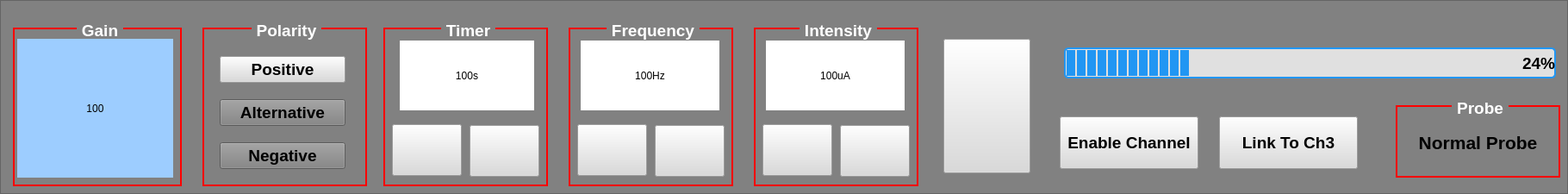
               <widget class="QFrame" name="frame_5">
                <property name="styleSheet">
                 <string notr="true">background-color: rgb(129, 129, 129);</string>
                </property>
                <property name="frameShape">
                 <enum>QFrame::StyledPanel</enum>
                </property>
                <property name="frameShadow">
                 <enum>QFrame::Raised</enum>
                </property>
                <widget class="QGroupBox" name="groupBox_22">
                 <property name="geometry">
                  <rect>
                   <x>235</x>
                   <y>20</y>
                   <width>191</width>
                   <height>196</height>
                  </rect>
                 </property>
                 <property name="font">
                  <font>
                   <family>Liberation Sans</family>
                   <pointsize>14</pointsize>
                   <weight>75</weight>
                   <bold>true</bold>
                  </font>
                 </property>
                 <property name="styleSheet">
                  <string notr="true">QGroupBox{
border: 2px solid red;
margin-top: 12px;
}

QGroupBox::title{
background-color: rgb(129, 129, 129);
color: rgb(255, 255, 255);
/*subcontrol-origin: top right;*/
subcontrol-position: top center;
padding: 0 3px 0 3px;
top: -8px;
}</string>
                 </property>
                 <property name="title">
                  <string>Polarity</string>
                 </property>
                 <property name="alignment">
                  <set>Qt::AlignCenter</set>
                 </property>
                 <widget class="QPushButton" name="pushButton_39">
                  <property name="geometry">
                   <rect>
                    <x>20</x>
                    <y>45</y>
                    <width>146</width>
                    <height>31</height>
                   </rect>
                  </property>
                  <property name="font">
                   <font>
                    <family>Liberation Sans</family>
                    <pointsize>14</pointsize>
                    <weight>75</weight>
                    <bold>true</bold>
                   </font>
                  </property>
                  <property name="focusPolicy">
                   <enum>Qt::NoFocus</enum>
                  </property>
                  <property name="styleSheet">
                   <string notr="true">background-color: rgb(218, 218, 218);</string>
                  </property>
                  <property name="text">
                   <string>Positive</string>
                  </property>
                 </widget>
                 <widget class="QPushButton" name="pushButton_40">
                  <property name="geometry">
                   <rect>
                    <x>20</x>
                    <y>95</y>
                    <width>146</width>
                    <height>31</height>
                   </rect>
                  </property>
                  <property name="font">
                   <font>
                    <family>Liberation Sans</family>
                    <pointsize>14</pointsize>
                    <weight>75</weight>
                    <bold>true</bold>
                   </font>
                  </property>
                  <property name="focusPolicy">
                   <enum>Qt::NoFocus</enum>
                  </property>
                  <property name="text">
                   <string>Alternative</string>
                  </property>
                 </widget>
                 <widget class="QPushButton" name="pushButton_41">
                  <property name="geometry">
                   <rect>
                    <x>20</x>
                    <y>145</y>
                    <width>146</width>
                    <height>31</height>
                   </rect>
                  </property>
                  <property name="font">
                   <font>
                    <family>Liberation Sans</family>
                    <pointsize>14</pointsize>
                    <weight>75</weight>
                    <bold>true</bold>
                   </font>
                  </property>
                  <property name="focusPolicy">
                   <enum>Qt::NoFocus</enum>
                  </property>
                  <property name="text">
                   <string>Negative</string>
                  </property>
                 </widget>
                </widget>
                <widget class="QGroupBox" name="groupBox_23">
                 <property name="geometry">
                  <rect>
                   <x>660</x>
                   <y>20</y>
                   <width>191</width>
                   <height>196</height>
                  </rect>
                 </property>
                 <property name="font">
                  <font>
                   <family>Liberation Sans</family>
                   <pointsize>14</pointsize>
                   <weight>75</weight>
                   <bold>true</bold>
                  </font>
                 </property>
                 <property name="styleSheet">
                  <string notr="true">QGroupBox{
border: 2px solid red;
margin-top: 12px;
}

QGroupBox::title{
background-color: rgb(129, 129, 129);
color: rgb(255, 255, 255);
/*subcontrol-origin: top right;*/
subcontrol-position: top center;
padding: 0 3px 0 3px;
top: -8px;
}</string>
                 </property>
                 <property name="title">
                  <string>Frequency</string>
                 </property>
                 <property name="alignment">
                  <set>Qt::AlignCenter</set>
                 </property>
                 <widget class="QLabel" name="ch1_gainLabel_16">
                  <property name="geometry">
                   <rect>
                    <x>14</x>
                    <y>27</y>
                    <width>161</width>
                    <height>81</height>
                   </rect>
                  </property>
                  <property name="minimumSize">
                   <size>
                    <width>130</width>
                    <height>80</height>
                   </size>
                  </property>
                  <property name="styleSheet">
                   <string notr="true">background-color: rgb(255, 255, 255);
font: 75 36pt &quot;Liberation Sans&quot;;</string>
                  </property>
                  <property name="text">
                   <string>100Hz</string>
                  </property>
                  <property name="alignment">
                   <set>Qt::AlignCenter</set>
                  </property>
                 </widget>
                 <widget class="QPushButton" name="pushButton_42">
                  <property name="geometry">
                   <rect>
                    <x>10</x>
                    <y>124</y>
                    <width>81</width>
                    <height>60</height>
                   </rect>
                  </property>
                  <property name="minimumSize">
                   <size>
                    <width>60</width>
                    <height>60</height>
                   </size>
                  </property>
                  <property name="styleSheet">
                   <string notr="true">background-color: rgb(218, 218, 218);</string>
                  </property>
                  <property name="text">
                   <string/>
                  </property>
                  <property name="icon">
                   <iconset resource="microc_res.qrc">
                    <normaloff>:/icons/resources/go-down-symbolic.symbolic.png</normaloff>:/icons/resources/go-down-symbolic.symbolic.png</iconset>
                  </property>
                  <property name="iconSize">
                   <size>
                    <width>50</width>
                    <height>50</height>
                   </size>
                  </property>
                 </widget>
                 <widget class="QPushButton" name="pushButton_43">
                  <property name="geometry">
                   <rect>
                    <x>100</x>
                    <y>125</y>
                    <width>81</width>
                    <height>60</height>
                   </rect>
                  </property>
                  <property name="minimumSize">
                   <size>
                    <width>60</width>
                    <height>60</height>
                   </size>
                  </property>
                  <property name="styleSheet">
                   <string notr="true">background-color: rgb(218, 218, 218);</string>
                  </property>
                  <property name="text">
                   <string/>
                  </property>
                  <property name="icon">
                   <iconset resource="microc_res.qrc">
                    <normaloff>:/icons/resources/go-up-symbolic.symbolic.png</normaloff>:/icons/resources/go-up-symbolic.symbolic.png</iconset>
                  </property>
                  <property name="iconSize">
                   <size>
                    <width>50</width>
                    <height>50</height>
                   </size>
                  </property>
                 </widget>
                </widget>
                <widget class="QPushButton" name="pushButton_44">
                 <property name="geometry">
                  <rect>
                   <x>1230</x>
                   <y>135</y>
                   <width>161</width>
                   <height>61</height>
                  </rect>
                 </property>
                 <property name="font">
                  <font>
                   <family>Liberation Sans</family>
                   <pointsize>14</pointsize>
                   <weight>75</weight>
                   <bold>true</bold>
                  </font>
                 </property>
                 <property name="focusPolicy">
                  <enum>Qt::NoFocus</enum>
                 </property>
                 <property name="styleSheet">
                  <string notr="true">background-color: rgb(218, 218, 218);</string>
                 </property>
                 <property name="text">
                  <string>Enable Channel</string>
                 </property>
                </widget>
                <widget class="QGroupBox" name="groupBox_24">
                 <property name="geometry">
                  <rect>
                   <x>445</x>
                   <y>20</y>
                   <width>191</width>
                   <height>196</height>
                  </rect>
                 </property>
                 <property name="font">
                  <font>
                   <family>Liberation Sans</family>
                   <pointsize>14</pointsize>
                   <weight>75</weight>
                   <bold>true</bold>
                  </font>
                 </property>
                 <property name="styleSheet">
                  <string notr="true">QGroupBox{
border: 2px solid red;
margin-top: 12px;
}

QGroupBox::title{
background-color: rgb(129, 129, 129);
color: rgb(255, 255, 255);
/*subcontrol-origin: top right;*/
subcontrol-position: top center;
padding: 0 3px 0 3px;
top: -8px;
}</string>
                 </property>
                 <property name="title">
                  <string>Timer</string>
                 </property>
                 <property name="alignment">
                  <set>Qt::AlignCenter</set>
                 </property>
                 <widget class="QLabel" name="ch1_gainLabel_17">
                  <property name="geometry">
                   <rect>
                    <x>19</x>
                    <y>27</y>
                    <width>156</width>
                    <height>81</height>
                   </rect>
                  </property>
                  <property name="minimumSize">
                   <size>
                    <width>130</width>
                    <height>80</height>
                   </size>
                  </property>
                  <property name="styleSheet">
                   <string notr="true">background-color: rgb(255, 255, 255);
font: 75 36pt &quot;Liberation Sans&quot;;</string>
                  </property>
                  <property name="text">
                   <string>100s</string>
                  </property>
                  <property name="alignment">
                   <set>Qt::AlignCenter</set>
                  </property>
                 </widget>
                 <widget class="QPushButton" name="pushButton_45">
                  <property name="geometry">
                   <rect>
                    <x>10</x>
                    <y>124</y>
                    <width>81</width>
                    <height>60</height>
                   </rect>
                  </property>
                  <property name="minimumSize">
                   <size>
                    <width>60</width>
                    <height>60</height>
                   </size>
                  </property>
                  <property name="styleSheet">
                   <string notr="true">background-color: rgb(218, 218, 218);</string>
                  </property>
                  <property name="text">
                   <string/>
                  </property>
                  <property name="icon">
                   <iconset resource="microc_res.qrc">
                    <normaloff>:/icons/resources/go-down-symbolic.symbolic.png</normaloff>:/icons/resources/go-down-symbolic.symbolic.png</iconset>
                  </property>
                  <property name="iconSize">
                   <size>
                    <width>50</width>
                    <height>50</height>
                   </size>
                  </property>
                 </widget>
                 <widget class="QPushButton" name="pushButton_46">
                  <property name="geometry">
                   <rect>
                    <x>100</x>
                    <y>125</y>
                    <width>81</width>
                    <height>60</height>
                   </rect>
                  </property>
                  <property name="minimumSize">
                   <size>
                    <width>60</width>
                    <height>60</height>
                   </size>
                  </property>
                  <property name="styleSheet">
                   <string notr="true">background-color: rgb(218, 218, 218);</string>
                  </property>
                  <property name="text">
                   <string/>
                  </property>
                  <property name="icon">
                   <iconset resource="microc_res.qrc">
                    <normaloff>:/icons/resources/go-up-symbolic.symbolic.png</normaloff>:/icons/resources/go-up-symbolic.symbolic.png</iconset>
                  </property>
                  <property name="iconSize">
                   <size>
                    <width>50</width>
                    <height>50</height>
                   </size>
                  </property>
                 </widget>
                </widget>
                <widget class="QGroupBox" name="groupBox_25">
                 <property name="geometry">
                  <rect>
                   <x>1620</x>
                   <y>110</y>
                   <width>191</width>
                   <height>96</height>
                  </rect>
                 </property>
                 <property name="font">
                  <font>
                   <family>Liberation Sans</family>
                   <pointsize>14</pointsize>
                   <weight>75</weight>
                   <bold>true</bold>
                  </font>
                 </property>
                 <property name="styleSheet">
                  <string notr="true">QGroupBox{
border: 2px solid red;
margin-top: 12px;
}

QGroupBox::title{
background-color: rgb(129, 129, 129);
color: rgb(255, 255, 255);
/*subcontrol-origin: top right;*/
subcontrol-position: top center;
padding: 0 3px 0 3px;
top: -8px;
}</string>
                 </property>
                 <property name="title">
                  <string>Probe</string>
                 </property>
                 <property name="alignment">
                  <set>Qt::AlignCenter</set>
                 </property>
                 <widget class="QLabel" name="label_4">
                  <property name="geometry">
                   <rect>
                    <x>20</x>
                    <y>35</y>
                    <width>151</width>
                    <height>41</height>
                   </rect>
                  </property>
                  <property name="font">
                   <font>
                    <family>Liberation Sans</family>
                    <pointsize>16</pointsize>
                    <weight>75</weight>
                    <bold>true</bold>
                   </font>
                  </property>
                  <property name="text">
                   <string>Normal Probe</string>
                  </property>
                  <property name="alignment">
                   <set>Qt::AlignCenter</set>
                  </property>
                 </widget>
                </widget>
                <widget class="QGroupBox" name="groupBox_26">
                 <property name="geometry">
                  <rect>
                   <x>875</x>
                   <y>20</y>
                   <width>191</width>
                   <height>196</height>
                  </rect>
                 </property>
                 <property name="font">
                  <font>
                   <family>Liberation Sans</family>
                   <pointsize>14</pointsize>
                   <weight>75</weight>
                   <bold>true</bold>
                  </font>
                 </property>
                 <property name="styleSheet">
                  <string notr="true">QGroupBox{
border: 2px solid red;
margin-top: 12px;
}

QGroupBox::title{
background-color: rgb(129, 129, 129);
color: rgb(255, 255, 255);
/*subcontrol-origin: top right;*/
subcontrol-position: top center;
padding: 0 3px 0 3px;
top: -8px;
}</string>
                 </property>
                 <property name="title">
                  <string>Intensity</string>
                 </property>
                 <property name="alignment">
                  <set>Qt::AlignCenter</set>
                 </property>
                 <widget class="QLabel" name="ch1_gainLabel_18">
                  <property name="geometry">
                   <rect>
                    <x>14</x>
                    <y>27</y>
                    <width>161</width>
                    <height>81</height>
                   </rect>
                  </property>
                  <property name="minimumSize">
                   <size>
                    <width>130</width>
                    <height>80</height>
                   </size>
                  </property>
                  <property name="styleSheet">
                   <string notr="true">background-color: rgb(255, 255, 255);
font: 75 36pt &quot;Liberation Sans&quot;;</string>
                  </property>
                  <property name="text">
                   <string>100uA</string>
                  </property>
                  <property name="alignment">
                   <set>Qt::AlignCenter</set>
                  </property>
                 </widget>
                 <widget class="QPushButton" name="pushButton_47">
                  <property name="geometry">
                   <rect>
                    <x>10</x>
                    <y>124</y>
                    <width>81</width>
                    <height>60</height>
                   </rect>
                  </property>
                  <property name="minimumSize">
                   <size>
                    <width>60</width>
                    <height>60</height>
                   </size>
                  </property>
                  <property name="styleSheet">
                   <string notr="true">background-color: rgb(218, 218, 218);</string>
                  </property>
                  <property name="text">
                   <string/>
                  </property>
                  <property name="icon">
                   <iconset resource="microc_res.qrc">
                    <normaloff>:/icons/resources/go-down-symbolic.symbolic.png</normaloff>:/icons/resources/go-down-symbolic.symbolic.png</iconset>
                  </property>
                  <property name="iconSize">
                   <size>
                    <width>50</width>
                    <height>50</height>
                   </size>
                  </property>
                 </widget>
                 <widget class="QPushButton" name="pushButton_48">
                  <property name="geometry">
                   <rect>
                    <x>100</x>
                    <y>125</y>
                    <width>81</width>
                    <height>60</height>
                   </rect>
                  </property>
                  <property name="minimumSize">
                   <size>
                    <width>60</width>
                    <height>60</height>
                   </size>
                  </property>
                  <property name="styleSheet">
                   <string notr="true">background-color: rgb(218, 218, 218);</string>
                  </property>
                  <property name="text">
                   <string/>
                  </property>
                  <property name="icon">
                   <iconset resource="microc_res.qrc">
                    <normaloff>:/icons/resources/go-up-symbolic.symbolic.png</normaloff>:/icons/resources/go-up-symbolic.symbolic.png</iconset>
                  </property>
                  <property name="iconSize">
                   <size>
                    <width>50</width>
                    <height>50</height>
                   </size>
                  </property>
                 </widget>
                </widget>
                <widget class="QGroupBox" name="groupBox_27">
                 <property name="geometry">
                  <rect>
                   <x>15</x>
                   <y>20</y>
                   <width>196</width>
                   <height>196</height>
                  </rect>
                 </property>
                 <property name="font">
                  <font>
                   <family>Liberation Sans</family>
                   <pointsize>14</pointsize>
                   <weight>75</weight>
                   <bold>true</bold>
                  </font>
                 </property>
                 <property name="styleSheet">
                  <string notr="true">QGroupBox{
border: 2px solid red;
margin-top: 12px;
}

QGroupBox::title{
background-color: rgb(129, 129, 129);
color: rgb(255, 255, 255);
/*subcontrol-origin: top right;*/
subcontrol-position: top center;
padding: 0 3px 0 3px;
top: -8px;
}</string>
                 </property>
                 <property name="title">
                  <string>Gain</string>
                 </property>
                 <property name="alignment">
                  <set>Qt::AlignCenter</set>
                 </property>
                 <widget class="QLabel" name="ch1_displayLabel_4">
                  <property name="geometry">
                   <rect>
                    <x>5</x>
                    <y>25</y>
                    <width>181</width>
                    <height>161</height>
                   </rect>
                  </property>
                  <property name="styleSheet">
                   <string notr="true">background-color: rgb(157, 205, 255);
font: 75 65pt &quot;Liberation Sans&quot;;</string>
                  </property>
                  <property name="text">
                   <string>100</string>
                  </property>
                  <property name="alignment">
                   <set>Qt::AlignCenter</set>
                  </property>
                 </widget>
                </widget>
                <widget class="QPushButton" name="pushButton_49">
                 <property name="geometry">
                  <rect>
                   <x>1095</x>
                   <y>45</y>
                   <width>101</width>
                   <height>156</height>
                  </rect>
                 </property>
                 <property name="styleSheet">
                  <string notr="true">background-color: rgb(218, 218, 218);</string>
                 </property>
                 <property name="text">
                  <string/>
                 </property>
                 <property name="icon">
                  <iconset resource="microc_res.qrc">
                   <normaloff>:/icons/resources/pan-start-symbolic-rtl.symbolic.png</normaloff>:/icons/resources/pan-start-symbolic-rtl.symbolic.png</iconset>
                 </property>
                 <property name="iconSize">
                  <size>
                   <width>32</width>
                   <height>32</height>
                  </size>
                 </property>
                </widget>
                <widget class="QPushButton" name="pushButton_50">
                 <property name="geometry">
                  <rect>
                   <x>1415</x>
                   <y>135</y>
                   <width>161</width>
                   <height>61</height>
                  </rect>
                 </property>
                 <property name="font">
                  <font>
                   <family>Liberation Sans</family>
                   <pointsize>14</pointsize>
                   <weight>75</weight>
                   <bold>true</bold>
                  </font>
                 </property>
                 <property name="focusPolicy">
                  <enum>Qt::NoFocus</enum>
                 </property>
                 <property name="styleSheet">
                  <string notr="true">background-color: rgb(218, 218, 218);</string>
                 </property>
                 <property name="text">
                  <string>Link To Ch3</string>
                 </property>
                </widget>
                <widget class="QProgressBar" name="progressBar">
                 <property name="geometry">
                  <rect>
                   <x>1235</x>
                   <y>55</y>
                   <width>571</width>
                   <height>36</height>
                  </rect>
                 </property>
                 <property name="font">
                  <font>
                   <family>Liberation Sans</family>
                   <pointsize>14</pointsize>
                   <weight>75</weight>
                   <bold>true</bold>
                  </font>
                 </property>
                 <property name="styleSheet">
                  <string notr="true">QProgressBar {
    border: 2px solid #2196F3;
    border-radius: 5px;
    background-color: #E0E0E0;
	text-align: right;
}
QProgressBar::chunk {
    background-color: #2196F3;
    width: 10px; 
    margin: 0.5px;
}</string>
                 </property>
                 <property name="value">
                  <number>24</number>
                 </property>
                 <property name="format">
                  <string>%p%</string>
                 </property>
                </widget>
               </widget>
